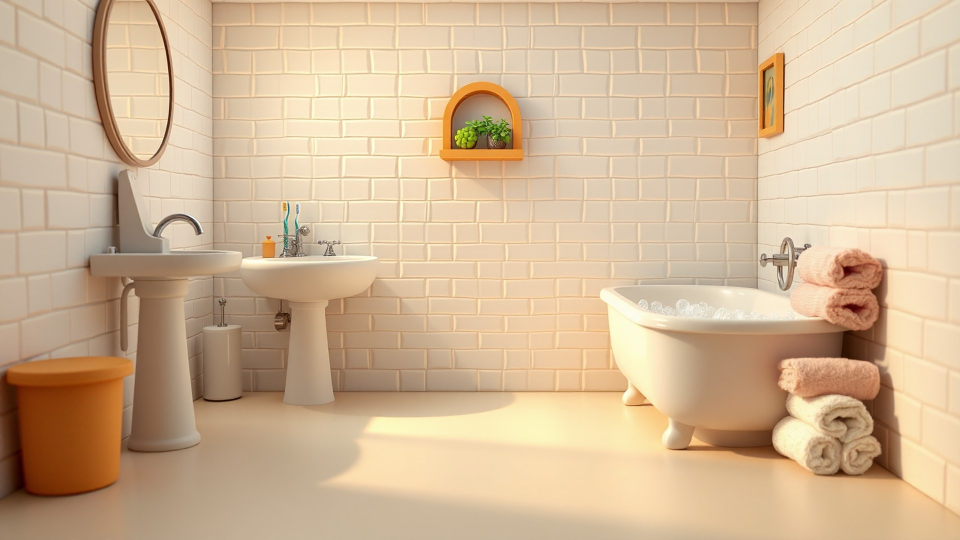
#> input picture assets/art/bathroom_landscape.jpg, 1920 x 1080 px (shown at 1/2 size)
$ python -i art_install.py   (imports and definitions only)
#> lines starting #> are read from the running program, lines starting #| are printed output that depends on the picture
"""Weekly art run, step 3 (roadmap R7, built 2026-11-23): check the pictures Kaggle made and install the good ones.
Same file in both repos.

    python pipeline/art_install.py out/kaggle_out        # folder with manifest.json (+ icons/, art/), or art_auto.zip in it

Checks per file: opens, right size, not blank/black, icons: the cut-out covers 8-90 % of the square (not empty, not a box).
Of the two versions (seeds) the one with the best score is kept:
  icons    -> assets/icons_house/<key>.webp (512 px) + an entry in assets/icons_house/manifest.json
  pictures -> assets/art/<key>_landscape.jpg (1920x1080, JPEG q90) + an entry in assets/art/manifest.json
Writes a Markdown summary (GITHUB_STEP_SUMMARY) and out/art_install.json. Never deletes or overwrites an existing asset.
"""
import glob, json, os, sys, zipfile
import numpy as np
from PIL import Image

HERE = os.path.dirname(os.path.abspath(__file__)); ROOT = os.path.dirname(HERE)


def score(path, kind):
    """(ok, score, reason)"""
    try:
        im = Image.open(path)
    except Exception as e:
        return False, 0, f"can't open ({e})"
    if kind == "icon":
        if im.size != (512, 512) or im.mode != "RGBA": return False, 0, f"unexpected {im.size} {im.mode}"
        a = np.asarray(im)[:, :, 3] > 20; cov = a.mean()
        if not 0.08 <= cov <= 0.9: return False, 0, f"cut-out covers {cov:.0%} (empty or a box)"
        rgb = np.asarray(im.convert("RGB"))[a]
        if rgb.size == 0 or rgb.std() < 8: return False, 0, "flat colour"
        return True, float(rgb.std()) * (1 - abs(cov - 0.45)), f"coverage {cov:.0%}"
    rgb = np.asarray(im.convert("RGB")).astype(float)
    if im.size[0] < 1280: return False, 0, f"too small {im.size}"
    if rgb.mean() < 12 or rgb.mean() > 245: return False, 0, "blank (too dark or too bright)"
    if rgb.std() < 18: return False, 0, "almost one colour"
    return True, float(rgb.std()), "ok"


def install(src):
    zips = glob.glob(os.path.join(src, "**", "*.zip"), recursive=True)
    for z in zips:
        zipfile.ZipFile(z).extractall(os.path.join(src, "unzipped"))
    mans = glob.glob(os.path.join(src, "**", "manifest.json"), recursive=True)
    st = glob.glob(os.path.join(src, "**", "status.json"), recursive=True)
    status = json.load(open(st[0])) if st else {}
    if not mans:
        return {"status": status, "installed": [], "rejected": [], "note": "no manifest (nothing made)"}
    man = json.load(open(mans[0])); base = os.path.dirname(mans[0])
    best = {}
    rejected = []
    for m in man:
        p = os.path.join(base, m["file"])
        ok, sc, why = score(p, m["kind"])
        if not ok: rejected.append({"file": m["file"], "why": why}); continue
        if m["key"] not in best or sc > best[m["key"]][0]: best[m["key"]] = (sc, p, m)
    installed = []
    for key, (sc, p, m) in best.items():
        if m["kind"] == "icon":
            dst = os.path.join(ROOT, "assets", "icons_house", key + ".webp"); manp = os.path.join(ROOT, "assets", "icons_house", "manifest.json")
            if os.path.exists(dst): rejected.append({"file": m["file"], "why": "already have this icon"}); continue
            Image.open(p).save(dst, "WEBP", quality=90, method=6)
            try:
                mj = json.load(open(manp, encoding="utf-8"))
            except Exception:
                mj = {"icons": []}
            entry = {"key": key, "file": os.path.basename(dst), "prompt": m["prompt"], "seed": m["seed"], "model": m["model"],
                     "licence": m["licence"], "date": m["date"], "source": "weekly art run"}
            if isinstance(mj.get("icons"), list): mj["icons"].append(entry)
            elif isinstance(mj.get("icons"), dict): mj["icons"][key] = entry
            json.dump(mj, open(manp, "w", encoding="utf-8"), ensure_ascii=False, indent=1)
        else:
            dst = os.path.join(ROOT, "assets", "art", f"{key}_landscape.jpg"); manp = os.path.join(ROOT, "assets", "art", "manifest.json")
            if os.path.exists(dst): rejected.append({"file": m["file"], "why": "already have this picture"}); continue
            Image.open(p).convert("RGB").resize((1920, 1080), Image.LANCZOS).save(dst, quality=90, optimize=True)
            try:
                mj = json.load(open(manp, encoding="utf-8"))
            except Exception:
                mj = []
            entry = {"file": os.path.basename(dst), "name": key, "prompt": m["prompt"], "seed": m["seed"], "model": m["model"],
                     "licence": m["licence"], "date": m["date"], "source": "weekly art run"}
            if isinstance(mj, list): mj.append(entry)
            elif isinstance(mj, dict): mj.setdefault("pictures", []).append(entry)
            json.dump(mj, open(manp, "w", encoding="utf-8"), ensure_ascii=False, indent=1)
        installed.append({"key": key, "kind": m["kind"], "file": os.path.relpath(dst, ROOT), "why": m.get("why", "")})
    return {"status": status, "installed": installed, "rejected": rejected}


def markdown(res):
    md = ["### 🎨 Weekly art run", ""]
    if res.get("status"): md.append(f"- Kaggle: {res['status'].get('message', '')}")
    md.append(f"- Installed: **{len(res['installed'])}**, rejected: {len(res['rejected'])}")
    md += [f"  - ✅ `{i['file']}` ({i['why']})" for i in res["installed"]]
    md += [f"  - ❌ `{r['file']}`: {r['why']}" for r in res["rejected"]]
    if res.get("note"): md.append(f"- {res['note']}")
    return "\n".join(md) + "\n"


# [7 lines not run here, left out]

>>> import cv2
>>> picture = cv2.imread('../assets/art/bathroom_landscape.jpg', cv2.IMREAD_GRAYSCALE)
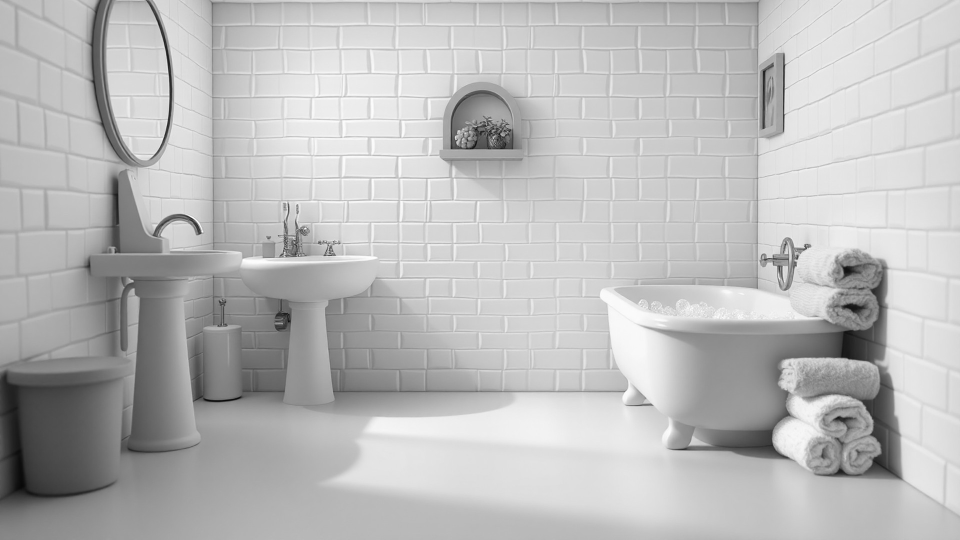
#> picture: shape (1080, 1920) (shown at 1/2 size); min 5, max 255, mean 186.2
#> (the run stopped early here; a loop or call above may not have finished)
